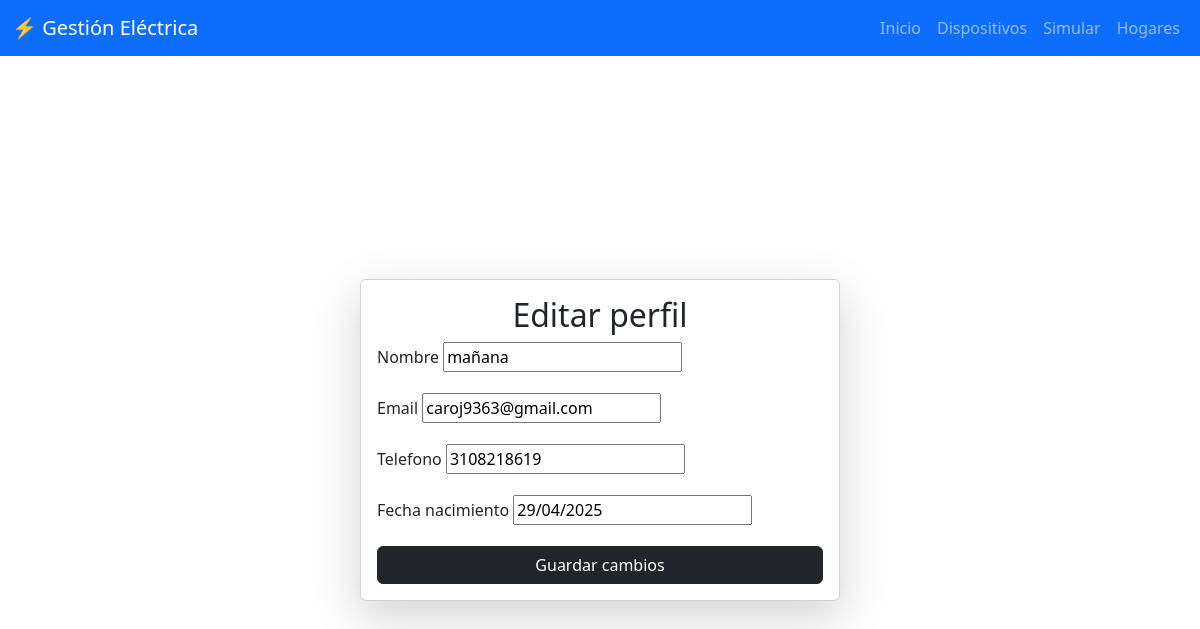
/editar_seccion/ (signed in), run on the app's committed database.
### usuarios/models.py (models this page shows, shortened)
class Usuario(AbstractUser):
    username = None
    nombre = models.CharField(max_length=100)
    email = models.EmailField(unique=True)
    telefono = models.CharField(max_length=15, blank=True, null=True)
    fecha_nacimiento = models.DateField(blank=True, null=True)
    hogar = models.ForeignKey(
        Hogar,
        on_delete=models.SET_NULL,
        null=True,
        blank=True,
        related_name='usuarios'
    )
    USERNAME_FIELD = "email"
    REQUIRED_FIELDS = ["nombre"]
    objects = UsuarioManager()  # Se asigna el nuevo UserManager

### usuarios/views.py (the view)
# urls.py: path('editar_seccion/', views.editarSeccion, name='editar_seccion'),
@login_required
def editarSeccion(request):
    usuario = request.user  # Obtiene el usuario autenticado
    if request.method == 'POST':
        form = UsuarioUpdateForm(request.POST, instance=usuario)
        if form.is_valid():
            form.save()
            return redirect('inicio')  # Redirige a la página de inicio después de la edición
        else:
            return render(request, 'editar_seccion.html', {
                'form': form,
                'error': 'Error al actualizar la información',
                'form_errors': form.errors
            })
    else:
        form = UsuarioUpdateForm(instance=usuario)
        return render(request, 'editar_seccion.html', {'form': form})

### usuarios/forms.py (shortened to what this page needs)
class UsuarioUpdateForm(forms.ModelForm):
    class Meta:
        model = Usuario
        fields = ['nombre', 'email', 'telefono', 'fecha_nacimiento']

### usuarios/templates/editar_seccion.html (shortened to what this page needs)
{% extends 'base.html' %}
{% block content %}
<div class="container d-flex justify-content-center align-items-center" style="min-height: calc(100vh - 80px); margin-top: 20px;">
    <div class="card shadow-lg w-100" style="max-width: 480px;">
        <div class="card-body">
            <h2 class="text-center">Editar perfil</h2>
            <form method="post">
                {% for field in form %}
                    <div class="mb-3">
                        <label class="form-label">{{ field.label }}</label>
                        {{ field }}
                    </div>
                {% endfor %}
                <div class="d-grid">
                    <button type="submit" class="btn btn-dark">Guardar cambios</button>
                </div>
            </form>
        </div>
    </div>
</div>
{% endblock %}

### data on the page
Usuario: form "mañana" "caroj9363@gmail.com" "3108218619" "29/04/2025"

### other printed values
{{ field.label }} "Nombre" "Email" "Telefono" "Fecha nacimiento"
